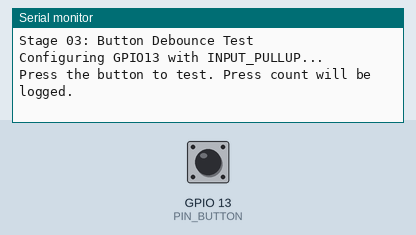
This sketch was run on a simulated ESP32. Parts: the last lines printed to the serial monitor. Inputs (shaded band) come from the test bench; at power-on: GPIO 13 (PIN_BUTTON) HIGH.

Above: at 1.7 s.
1.8 s: GPIO 13 (PIN_BUTTON) pulled LOW for 0.15 s
At 2.6 s:
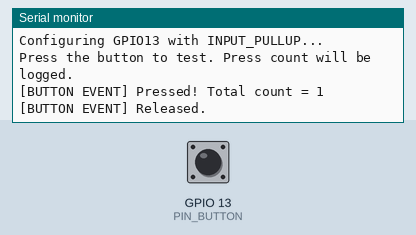
3.5 s: GPIO 13 (PIN_BUTTON) pulled LOW for 1 s
At 4.3 s:
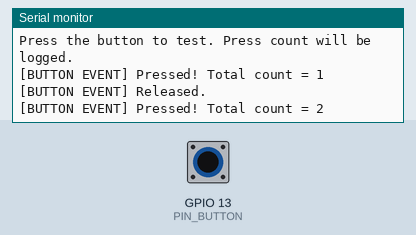
6.0 s: GPIO 13 (PIN_BUTTON) pulled LOW for 0.15 s
At 7.0 s:
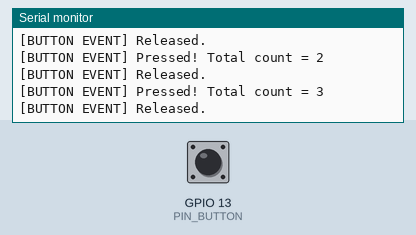

The sketch:

03_button_test.ino
```cpp
/*
 * Bring-up Stage 03: Push Button Input & Debounce Test
 * Hardware:
 *   - Push button connected to GPIO13 and GND.
 *   - Optional 10k external pullup resistor between GPIO13 and 3.3V (or internal INPUT_PULLUP).
 *
 * Verification goal:
 * 1. Verify push button triggers transitions accurately without noise.
 * 2. Verify debouncing logic (50ms debounce threshold).
 * 3. Count presses to confirm clean contact actuation.
 */

#include <Arduino.h>

#define PIN_BUTTON 13
#define DEBOUNCE_DELAY_MS 50

static int s_press_count = 0;
static int s_last_raw_state = HIGH;
static int s_stable_state = HIGH;
static unsigned long s_last_debounce_time = 0;

void setup() {
    Serial.begin(115200);
    delay(500);
    Serial.println("\nStage 03: Button Debounce Test");
    Serial.printf("Configuring GPIO%d with INPUT_PULLUP...\n", PIN_BUTTON);
    pinMode(PIN_BUTTON, INPUT_PULLUP);
    Serial.println("Press the button to test. Press count will be logged.");
}

void loop() {
    int reading = digitalRead(PIN_BUTTON);

    if (reading != s_last_raw_state) {
        s_last_debounce_time = millis();
    }

    if ((millis() - s_last_debounce_time) > DEBOUNCE_DELAY_MS) {
        if (reading != s_stable_state) {
            s_stable_state = reading;
            if (s_stable_state == LOW) {
                s_press_count++;
                Serial.printf("[BUTTON EVENT] Pressed! Total count = %d\n", s_press_count);
            } else {
                Serial.println("[BUTTON EVENT] Released.");
            }
        }
    }

    s_last_raw_state = reading;
}
```

Measured:
- after the input at 1.8 s, the serial monitor: prints a new line after 0.05 s (image 1)
- after the input at 3.5 s, the serial monitor: prints a new line after 0.05 s (image 2)
- after the input at 6.0 s, the serial monitor: prints a new line after 0.05 s (image 3)
